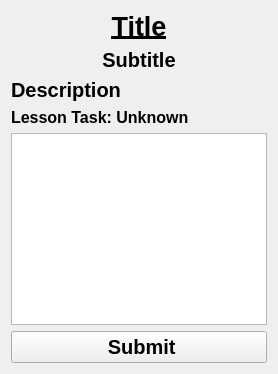
            <widget class="QWidget" name="l_type_lesson">
             <layout class="QVBoxLayout" name="verticalLayout_15">
              <item>
               <widget class="QLabel" name="ltl_title">
                <property name="maximumSize">
                 <size>
                  <width>16777215</width>
                  <height>60</height>
                 </size>
                </property>
                <property name="font">
                 <font>
                  <pointsize>20</pointsize>
                  <bold>true</bold>
                  <underline>true</underline>
                 </font>
                </property>
                <property name="text">
                 <string>Title</string>
                </property>
                <property name="alignment">
                 <set>Qt::AlignmentFlag::AlignHCenter|Qt::AlignmentFlag::AlignTop</set>
                </property>
               </widget>
              </item>
              <item>
               <widget class="QLabel" name="ltl_subtitle">
                <property name="maximumSize">
                 <size>
                  <width>16777215</width>
                  <height>50</height>
                 </size>
                </property>
                <property name="font">
                 <font>
                  <pointsize>15</pointsize>
                  <bold>true</bold>
                 </font>
                </property>
                <property name="text">
                 <string>Subtitle</string>
                </property>
                <property name="alignment">
                 <set>Qt::AlignmentFlag::AlignHCenter|Qt::AlignmentFlag::AlignTop</set>
                </property>
               </widget>
              </item>
              <item>
               <widget class="QLabel" name="ltl_desc">
                <property name="font">
                 <font>
                  <pointsize>15</pointsize>
                  <bold>true</bold>
                 </font>
                </property>
                <property name="text">
                 <string>Description</string>
                </property>
               </widget>
              </item>
              <item>
               <widget class="QLabel" name="ltl_l_task">
                <property name="maximumSize">
                 <size>
                  <width>16777215</width>
                  <height>50</height>
                 </size>
                </property>
                <property name="font">
                 <font>
                  <pointsize>12</pointsize>
                  <bold>true</bold>
                 </font>
                </property>
                <property name="text">
                 <string>Lesson Task: Unknown</string>
                </property>
               </widget>
              </item>
              <item>
               <widget class="QTextEdit" name="ltl_answer">
                <property name="sizePolicy">
                 <sizepolicy hsizetype="Expanding" vsizetype="Preferred">
                  <horstretch>0</horstretch>
                  <verstretch>0</verstretch>
                 </sizepolicy>
                </property>
               </widget>
              </item>
              <item>
               <widget class="QPushButton" name="ltl_submit">
                <property name="sizePolicy">
                 <sizepolicy hsizetype="Minimum" vsizetype="Preferred">
                  <horstretch>0</horstretch>
                  <verstretch>0</verstretch>
                 </sizepolicy>
                </property>
                <property name="maximumSize">
                 <size>
                  <width>16777215</width>
                  <height>50</height>
                 </size>
                </property>
                <property name="font">
                 <font>
                  <pointsize>15</pointsize>
                  <bold>true</bold>
                 </font>
                </property>
                <property name="text">
                 <string> Submit</string>
                </property>
                <property name="icon">
                 <iconset resource="icons.qrc">
                  <normaloff>:/icons/icons/upload.svg</normaloff>:/icons/icons/upload.svg</iconset>
                </property>
                <property name="iconSize">
                 <size>
                  <width>24</width>
                  <height>24</height>
                 </size>
                </property>
               </widget>
              </item>
             </layout>
            </widget>
